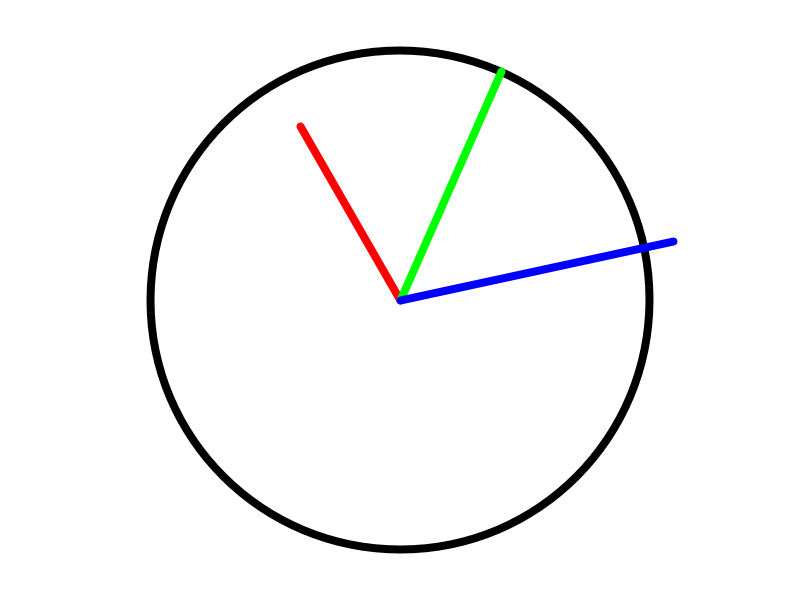
Frame 1 (no input)
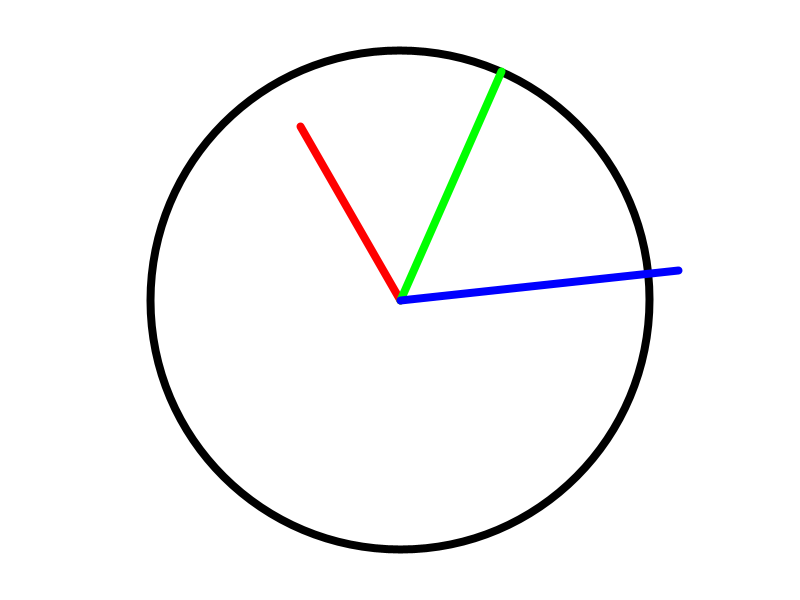
Frame 60 (the mouse pressed at the canvas centre just before this capture)
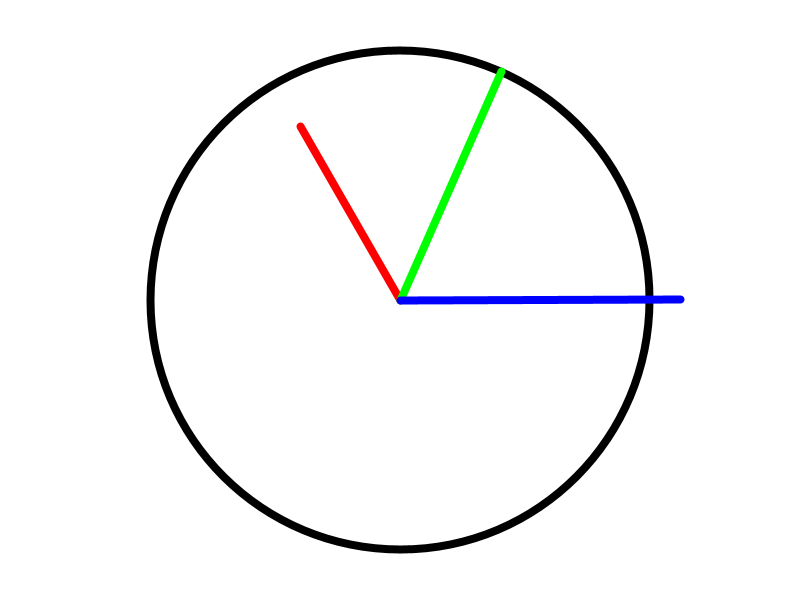
Frame 120 (the mouse held since frame 60 and released just before this capture)

The Processing sketch that drew these frames (run headless with seeded random() and noise(); from frame 60 on, the mouse is pressed at the canvas centre):

// Processing sketch: sketch_SimpleClock
// ── sketch_SimpleClock.pde
void setup() {
  size(800, 600);
}

void draw() {
  background(255);
  translate(width/2, height/2);
  rotate(-HALF_PI);
  strokeWeight(8);
  stroke(0);
  noFill();
  ellipse(0, 0, 500, 500);
  float hourAngle = map(hour() % 12, 0, 12, 0, TWO_PI);
  float minuteAngle = map(minute(), 0, 60, 0, TWO_PI);
  float secondAngle = map(second(), 0, 60, 0, TWO_PI);
  stroke(255, 0, 0);
  line(0, 0, cos(hourAngle) * 200, sin(hourAngle) * 200);
  stroke(0, 255, 0);
  line(0, 0, cos(minuteAngle) * 250, sin(minuteAngle) * 250);
  stroke(0, 0, 255);
  line(0, 0, cos(secondAngle) * 280, sin(secondAngle) * 280);
}
